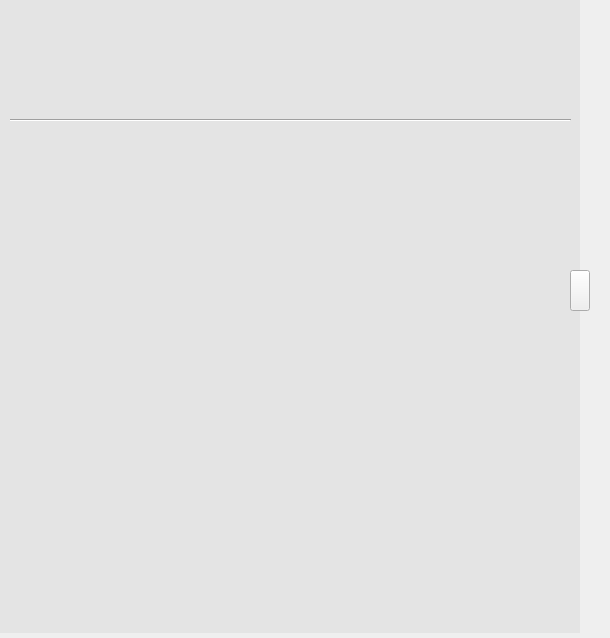
<?xml version="1.0" encoding="UTF-8"?>
<ui version="4.0">
 <class>UIAuxiliaryPanel</class>
 <widget class="QWidget" name="UIAuxiliaryPanel">
  <property name="geometry">
   <rect>
    <x>0</x>
    <y>0</y>
    <width>610</width>
    <height>638</height>
   </rect>
  </property>
  <property name="windowTitle">
   <string>UIAuxiliaryPanel</string>
  </property>
  <widget class="QLabel" name="teacherPhoto_Label">
   <property name="geometry">
    <rect>
     <x>260</x>
     <y>20</y>
     <width>64</width>
     <height>64</height>
    </rect>
   </property>
   <property name="styleSheet">
    <string notr="true">border-image: url(:/LoginWindow/images/teacherPhoto.png);</string>
   </property>
   <property name="text">
    <string/>
   </property>
  </widget>
  <widget class="Line" name="line">
   <property name="geometry">
    <rect>
     <x>10</x>
     <y>110</y>
     <width>561</width>
     <height>20</height>
    </rect>
   </property>
   <property name="orientation">
    <enum>Qt::Horizontal</enum>
   </property>
  </widget>
  <widget class="QPushButton" name="drawBack_pushBtn">
   <property name="geometry">
    <rect>
     <x>570</x>
     <y>270</y>
     <width>20</width>
     <height>41</height>
    </rect>
   </property>
   <property name="cursor">
    <cursorShape>PointingHandCursor</cursorShape>
   </property>
   <property name="styleSheet">
    <string notr="true">border-image: url(:/LoginWindow/images/drawback.png);</string>
   </property>
   <property name="text">
    <string/>
   </property>
  </widget>
  <widget class="QLabel" name="back_label">
   <property name="geometry">
    <rect>
     <x>0</x>
     <y>0</y>
     <width>580</width>
     <height>633</height>
    </rect>
   </property>
   <property name="styleSheet">
    <string notr="true">background-color: rgb(228, 228, 228);
border-right-color: rgb(0, 0, 0);</string>
   </property>
   <property name="text">
    <string/>
   </property>
  </widget>
  <widget class="QWidget" name="verticalLayoutWidget">
   <property name="geometry">
    <rect>
     <x>10</x>
     <y>130</y>
     <width>561</width>
     <height>501</height>
    </rect>
   </property>
   <layout class="QVBoxLayout" name="teacher_verticalLayout"/>
  </widget>
  <widget class="QLabel" name="teacherName_label">
   <property name="geometry">
    <rect>
     <x>260</x>
     <y>90</y>
     <width>61</width>
     <height>20</height>
    </rect>
   </property>
   <property name="text">
    <string/>
   </property>
   <property name="alignment">
    <set>Qt::AlignCenter</set>
   </property>
  </widget>
  <widget class="QPushButton" name="return_pushButton">
   <property name="geometry">
    <rect>
     <x>500</x>
     <y>5</y>
     <width>72</width>
     <height>20</height>
    </rect>
   </property>
   <property name="cursor">
    <cursorShape>PointingHandCursor</cursorShape>
   </property>
   <property name="styleSheet">
    <string notr="true">color: rgb(85, 170, 255);</string>
   </property>
   <property name="text">
    <string/>
   </property>
   <property name="flat">
    <bool>true</bool>
   </property>
  </widget>
  <zorder>back_label</zorder>
  <zorder>teacherPhoto_Label</zorder>
  <zorder>line</zorder>
  <zorder>drawBack_pushBtn</zorder>
  <zorder>verticalLayoutWidget</zorder>
  <zorder>teacherName_label</zorder>
  <zorder>return_pushButton</zorder>
 </widget>
 <layoutdefault spacing="6" margin="11"/>
 <resources>
  <include location="loginwindow.qrc"/>
 </resources>
 <connections/>
</ui>
